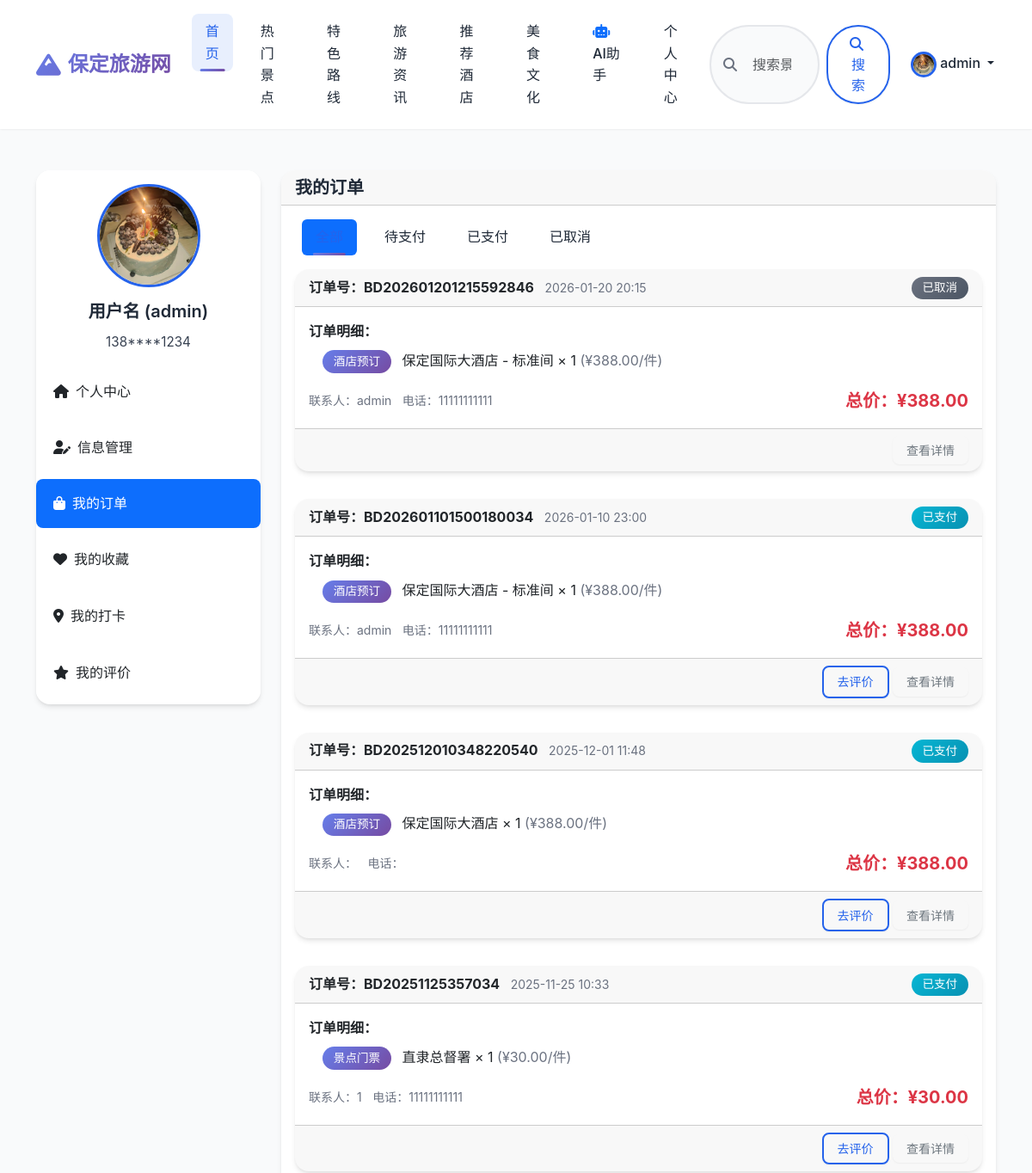
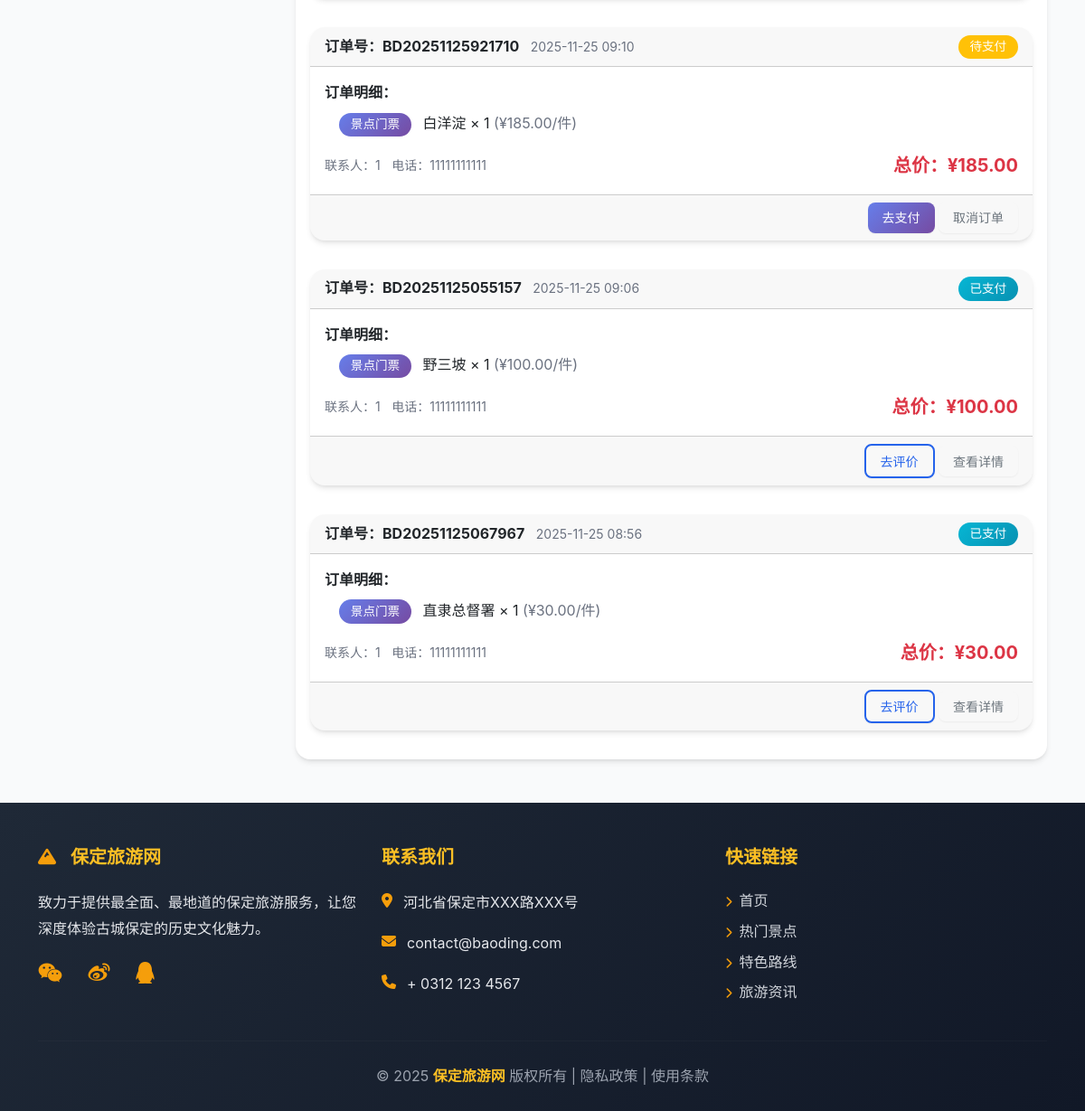
The page /users/orders/ (signed in) on the database its author committed (2 pictures, top to bottom).
### apps/users/models.py (models this page shows, shortened)
class CustomUser(AbstractUser):
    phone = models.CharField(max_length=11, unique=True, verbose_name="手机号")
    avatar = models.ImageField(upload_to='avatars/', default='avatars/default.png', verbose_name="头像")
    class Meta:
        verbose_name = "用户"
        verbose_name_plural = verbose_name

### apps/orders/models.py (models this page shows, shortened)
class Order(models.Model):
    STATUS_CHOICES = (
        ('pending', '待支付'),
        ('paid', '已支付'),
        ('completed', '已完成'),
        ('cancelled', '已取消'),
    )
    order_sn = models.CharField(max_length=50, unique=True, verbose_name="订单编号")
    user = models.ForeignKey(CustomUser, on_delete=models.PROTECT, verbose_name="下单用户")
    total_amount = models.DecimalField(max_digits=10, decimal_places=2, verbose_name="订单总金额")
    status = models.CharField(max_length=10, choices=STATUS_CHOICES, default='pending', verbose_name="订单状态")
    contact_name = models.CharField(max_length=50, verbose_name="联系人姓名")
    contact_phone = models.CharField(max_length=11, verbose_name="联系人手机")
    created_at = models.DateTimeField(auto_now_add=True, verbose_name="创建时间")
    paid_at = models.DateTimeField(null=True, blank=True, verbose_name="支付时间")
    class Meta:
        verbose_name = "订单"
        verbose_name_plural = verbose_name
        ordering = ['-created_at']

class OrderDetail(models.Model):
    ITEM_TYPE_CHOICES = (
        ('scenic', '景点门票'),
        ('route', '路线报名'),
        ('hotel', '酒店预订'),
    )
    order = models.ForeignKey(Order, related_name='details', on_delete=models.CASCADE, verbose_name="所属订单")
    item_type = models.CharField(max_length=10, choices=ITEM_TYPE_CHOICES, verbose_name="项目类型")
    item_id = models.PositiveIntegerField(verbose_name="项目ID")
    item_name = models.CharField(max_length=100, verbose_name="项目名称")
    price = models.DecimalField(max_digits=10, decimal_places=2, verbose_name="单价")
    quantity = models.PositiveIntegerField(default=1, verbose_name="数量")
    subtotal = models.DecimalField(max_digits=10, decimal_places=2, verbose_name="小计")
    check_in_date = models.DateField(null=True, blank=True, verbose_name="入住日期")
    check_out_date = models.DateField(null=True, blank=True, verbose_name="退房日期")
    class Meta:
        verbose_name = "订单明细"
        verbose_name_plural = verbose_name

### apps/users/views.py (the view)
# urls.py: path('orders/', views.UserOrdersView.as_view(), name='orders'),
class UserOrdersView(LoginRequiredMixin, TemplateView):  # 添加 LoginRequiredMixin
    template_name = "user/orders.html"
    def get_context_data(self, **kwargs):
        context = super().get_context_data(**kwargs)
        orders = Order.objects.filter(user=self.request.user).select_related('user').prefetch_related('details')
        status = self.request.GET.get('status', '')
        if status:
            orders = orders.filter(status=status)
        context['orders'] = orders
        context['selected_status'] = status
        return context

### templates/user/orders.html
{% extends 'common/base.html' %}
{% load static %}
{% block content %}
<div class="container my-5">
    <div class="row">
        <div class="col-lg-3">
             <div class="card">
                <div class="card-body text-center">
                    <img src="{{ user.avatar.url|default:'https://placehold.co/120x120/avatar.png' }}" alt="User Avatar" class="rounded-circle mb-3" style="width: 120px; height: 120px; object-fit: cover;">
                    <h5 class="card-title">用户名 ({{ user.username|default:"TestUser" }})</h5>
                    <p class="card-text text-muted">{{ user.phone|default:"138****1234" }}</p>
                </div>
                <div class="list-group list-group-flush">
                    <a href="{% url 'users:home' %}" class="list-group-item list-group-item-action">
                        <i class="fas fa-home me-2"></i>个人中心
                    </a>
                    <a href="{% url 'users:profile' %}" class="list-group-item list-group-item-action">
                        <i class="fas fa-user-edit me-2"></i>信息管理
                    </a>
                    <a href="{% url 'users:orders' %}" class="list-group-item list-group-item-action active" aria-current="true">
                        <i class="fas fa-shopping-bag me-2"></i>我的订单
                    </a>
                    <a href="{% url 'users:favorites' %}" class="list-group-item list-group-item-action">
                        <i class="fas fa-heart me-2"></i>我的收藏
                    </a>
                    <a href="{% url 'users:home' %}?tab=checkins" class="list-group-item list-group-item-action">
                        <i class="fas fa-map-marker-alt me-2"></i>我的打卡
                    </a>
                    <a href="{% url 'users:reviews' %}" class="list-group-item list-group-item-action">
                        <i class="fas fa-star me-2"></i>我的评价
                    </a>
                </div>
            </div>
        </div>
        <div class="col-lg-9">
             <div class="card">
                <div class="card-header">
                    <h5 class="mb-0">我的订单</h5>
                </div>
                <div class="card-body">
                    <ul class="nav nav-pills mb-3">
                        <li class="nav-item">
                            <a href="?status=" class="nav-link {% if not selected_status %}active{% endif %}" aria-current="page">全部</a>
                        </li>
                        <li class="nav-item">
                            <a href="?status=pending" class="nav-link {% if selected_status == 'pending' %}active{% endif %}">待支付</a>
                        </li>
                        <li class="nav-item">
                            <a href="?status=paid" class="nav-link {% if selected_status == 'paid' %}active{% endif %}">已支付</a>
                        </li>
                        <li class="nav-item">
                            <a href="?status=cancelled" class="nav-link {% if selected_status == 'cancelled' %}active{% endif %}">已取消</a>
                        </li>
                    </ul>
                    <div class="vstack gap-3">
                        {% for order in orders %}
                        <div class="card mb-3">
                            <div class="card-header d-flex justify-content-between align-items-center">
                                <div>
                                    <span class="fw-bold">订单号：{{ order.order_sn }}</span>
                                    <small class="text-muted ms-2">{{ order.created_at|date:"Y-m-d H:i" }}</small>
                                </div>
                                <div>
                                    {% if order.status == 'pending' %}
                                        <span class="badge bg-warning">{{ order.get_status_display }}</span>
                                    {% elif order.status == 'paid' %}
                                        <span class="badge bg-info">{{ order.get_status_display }}</span>
                                    {% elif order.status == 'completed' %}
                                        <span class="badge bg-success">{{ order.get_status_display }}</span>
                                    {% elif order.status == 'cancelled' %}
                                        <span class="badge bg-secondary">{{ order.get_status_display }}</span>
                                    {% endif %}
                                </div>
                            </div>
                            <div class="card-body">
                                <div class="mb-2">
                                    <strong>订单明细：</strong>
                                    <ul class="list-unstyled ms-3 mt-2">
                                        {% for detail in order.details.all %}
                                        <li>
                                            <span class="badge bg-primary me-2">{{ detail.get_item_type_display }}</span>
                                            {{ detail.item_name }} × {{ detail.quantity }}
                                            <span class="text-muted">(¥{{ detail.price }}/件)</span>
                                        </li>
                                        {% endfor %}
                                    </ul>
                                </div>
                                <div class="d-flex justify-content-between align-items-center">
                                    <div>
                                        <small class="text-muted">联系人：{{ order.contact_name }}</small>
                                        <small class="text-muted ms-2">电话：{{ order.contact_phone }}</small>
                                    </div>
                                    <div>
                                        <strong class="text-danger fs-5">总价：¥{{ order.total_amount }}</strong>
                                    </div>
                                </div>
                            </div>
                            <div class="card-footer text-end">
                                {% if order.status == 'pending' %}
                                    <a href="{% url 'orders:payment' order_sn=order.order_sn %}" class="btn btn-sm btn-primary">去支付</a>
                                    <a href="#" class="btn btn-sm btn-outline-secondary btn-cancel-order" data-order-sn="{{ order.order_sn }}">取消订单</a>
                                {% elif order.status == 'paid' %}
                                    <a href="{% url 'orders:review' order_sn=order.order_sn %}" class="btn btn-sm btn-outline-primary">去评价</a>
                                    <a href="{% url 'orders:detail' order_sn=order.order_sn %}" class="btn btn-sm btn-outline-secondary">查看详情</a>
                                {% elif order.status == 'completed' %}
                                    <a href="{% url 'orders:review' order_sn=order.order_sn %}" class="btn btn-sm btn-outline-primary">去评价</a>
                                    <a href="{% url 'orders:detail' order_sn=order.order_sn %}" class="btn btn-sm btn-outline-secondary">查看详情</a>
                                {% else %}
                                    <a href="{% url 'orders:detail' order_sn=order.order_sn %}" class="btn btn-sm btn-outline-secondary">查看详情</a>
                                {% endif %}
                            </div>
                        </div>
                        {% empty %}
                        <div class="card-body text-center">
                            <p>您还没有任何订单。</p>
                        </div>
                        {% endfor %}
                    </div>
                    </div>
            </div>
        </div>
    </div>
</div>
{% endblock %}

### templates/common/header.html (shortened to what this page needs)
{% load static %}
<header>
    <nav class="navbar navbar-expand-lg navbar-light bg-light shadow-sm sticky-top">
        <div class="container">
            <a class="navbar-brand fw-bold" href="{% url 'index:index' %}" style="display: flex; align-items: center; gap: 0.5rem;">
                <i class="fas fa-mountain" style="color: #2563eb; font-size: 1.8rem;"></i>
                <span>保定旅游网</span>
            </a>
            <div class="collapse navbar-collapse" id="mainNavbar">
                <ul class="navbar-nav me-auto mb-2 mb-lg-0">
                    <li class="nav-item">
                        <a class="nav-link active" aria-current="page" href="{% url 'index:index' %}">首页</a>
                    </li>
                    <li class="nav-item">
                        <a class="nav-link" href="{% url 'scenic:list' %}">热门景点</a>
                    </li>
                    <li class="nav-item">
                        <a class="nav-link" href="{% url 'routes:list' %}">特色路线</a>
                    </li>
                    <li class="nav-item">
                        <a class="nav-link" href="{% url 'news:list' %}">旅游资讯</a>
                    </li>
                    <li class="nav-item">
                        <a class="nav-link" href="{% url 'hotels:list' %}">推荐酒店</a>
                    </li>
                    <li class="nav-item">
                        <a class="nav-link" href="{% url 'foods:list' %}">美食文化</a>
                    </li>
                    <li class="nav-item">
                        <a class="nav-link" href="{% url 'ai_assistant:index' %}">
                            <i class="fas fa-robot text-primary me-1"></i>AI助手
                        </a>
                    </li>
                    <li class="nav-item">
                        <a class="nav-link" href="{% url 'users:home' %}">个人中心</a>
                    </li>
                </ul>
                <form class="d-flex mx-auto position-relative" style="width: 300px; max-width: 100%;" role="search" method="get" action="{% url 'index:search' %}">
                    <i class="fas fa-search position-absolute" style="left: 1rem; top: 50%; transform: translateY(-50%); color: #6b7280; z-index: 10;"></i>
                    <input class="form-control me-2 ps-5" type="search" name="q" placeholder="搜索景点/路线..." aria-label="Search" value="{{ request.GET.q|default:'' }}" required>
                    <button class="btn btn-outline-primary" type="submit">
                        <i class="fas fa-search me-1"></i>搜索
                    </button>
                </form>
                <ul class="navbar-nav ms-auto mb-2 mb-lg-0">
                    {% if user.is_authenticated %}
                        <li class="nav-item dropdown">
                            <a class="nav-link dropdown-toggle" href="#" id="navbarUserDropdown" role="button" data-bs-toggle="dropdown" aria-expanded="false">
                                <img src="{{ user.avatar.url|default:'https://placehold.co/30x30/avatar.png' }}" alt="avatar" class="rounded-circle" style="width: 30px; height: 30px; object-fit: cover;">
                                {{ user.username }}
                            </a>
                        </li>
                    {% endif %}
                </ul>
            </div>
        </div>
    </nav>
</header>

### rows shown on the page
CustomUser: avatar (placeholder picture), username "admin", phone "138****1234"
Order: order_sn "BD202601201215592846", created_at "2026-01-20 20:15", status "已取消", contact_name "admin", contact_phone "11111111111", total_amount "388.00", shows "查看详情"
OrderDetail: item_type "酒店预订", item_name "保定国际大酒店 - 标准间", quantity "1", price "388.00"
Order: order_sn "BD202601101500180034", created_at "2026-01-10 23:00", status "已支付", contact_name "admin", contact_phone "11111111111", total_amount "388.00", shows "去评价"
OrderDetail: item_type "酒店预订", item_name "保定国际大酒店 - 标准间", quantity "1", price "388.00"
Order: order_sn "BD202512010348220540", created_at "2025-12-01 11:48", status "已支付", total_amount "388.00", shows "去评价"
OrderDetail: item_type "酒店预订", item_name "保定国际大酒店", quantity "1", price "388.00"
Order: order_sn "BD20251125357034", created_at "2025-11-25 10:33", status "已支付", contact_name "1", contact_phone "11111111111", total_amount "30.00", shows "去评价"
OrderDetail: item_type "景点门票", item_name "直隶总督署", quantity "1", price "30.00"
Order: order_sn "BD20251125921710", created_at "2025-11-25 09:10", status "待支付", contact_name "1", contact_phone "11111111111", total_amount "185.00"
OrderDetail: item_type "景点门票", item_name "白洋淀", quantity "1", price "185.00"
Order: order_sn "BD20251125055157", created_at "2025-11-25 09:06", status "已支付", contact_name "1", contact_phone "11111111111", total_amount "100.00", shows "去评价"
OrderDetail: item_type "景点门票", item_name "野三坡", quantity "1", price "100.00"
Order: order_sn "BD20251125067967", created_at "2025-11-25 08:56", status "已支付", contact_name "1", contact_phone "11111111111", total_amount "30.00", shows "去评价"
OrderDetail: item_type "景点门票", item_name "直隶总督署", quantity "1", price "30.00"
